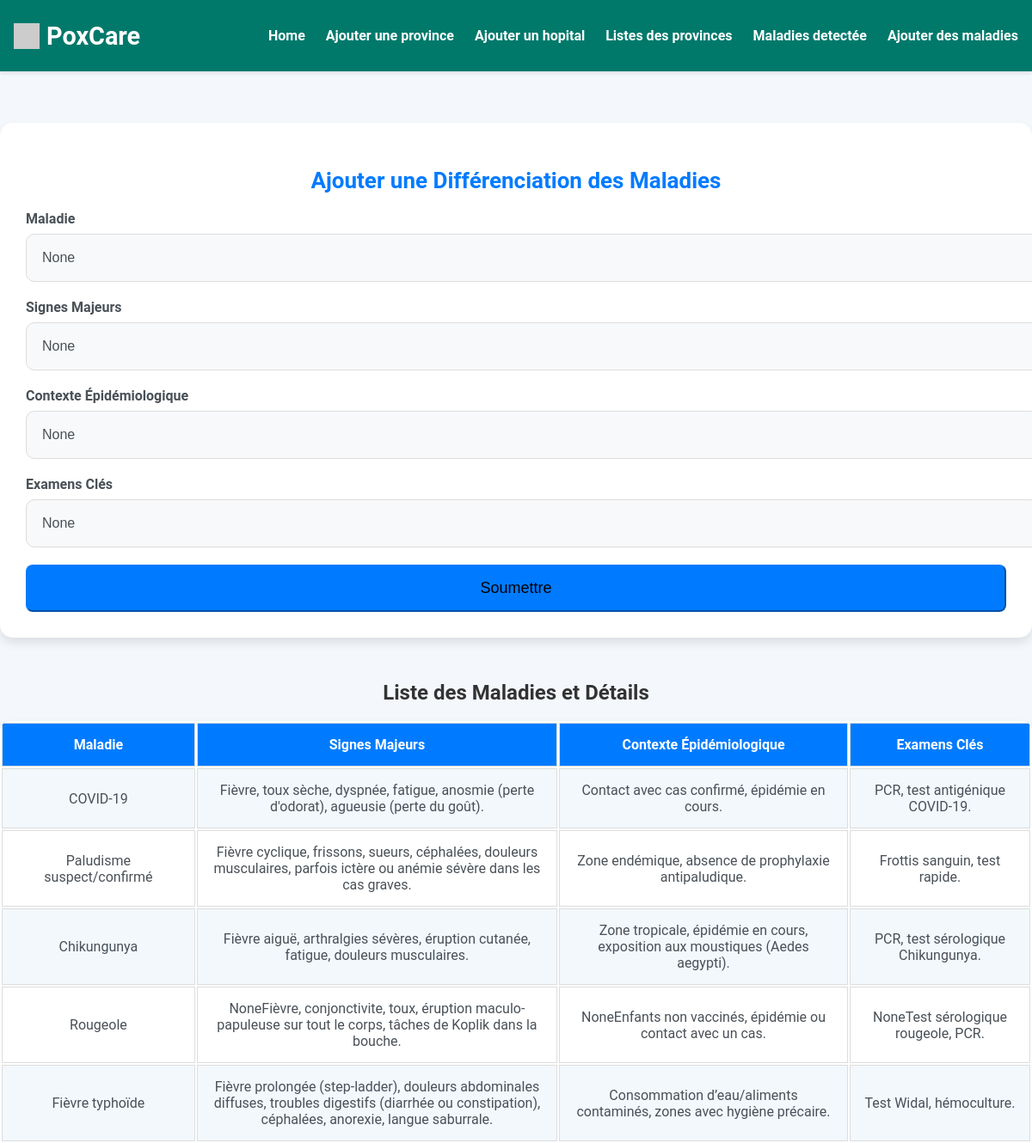
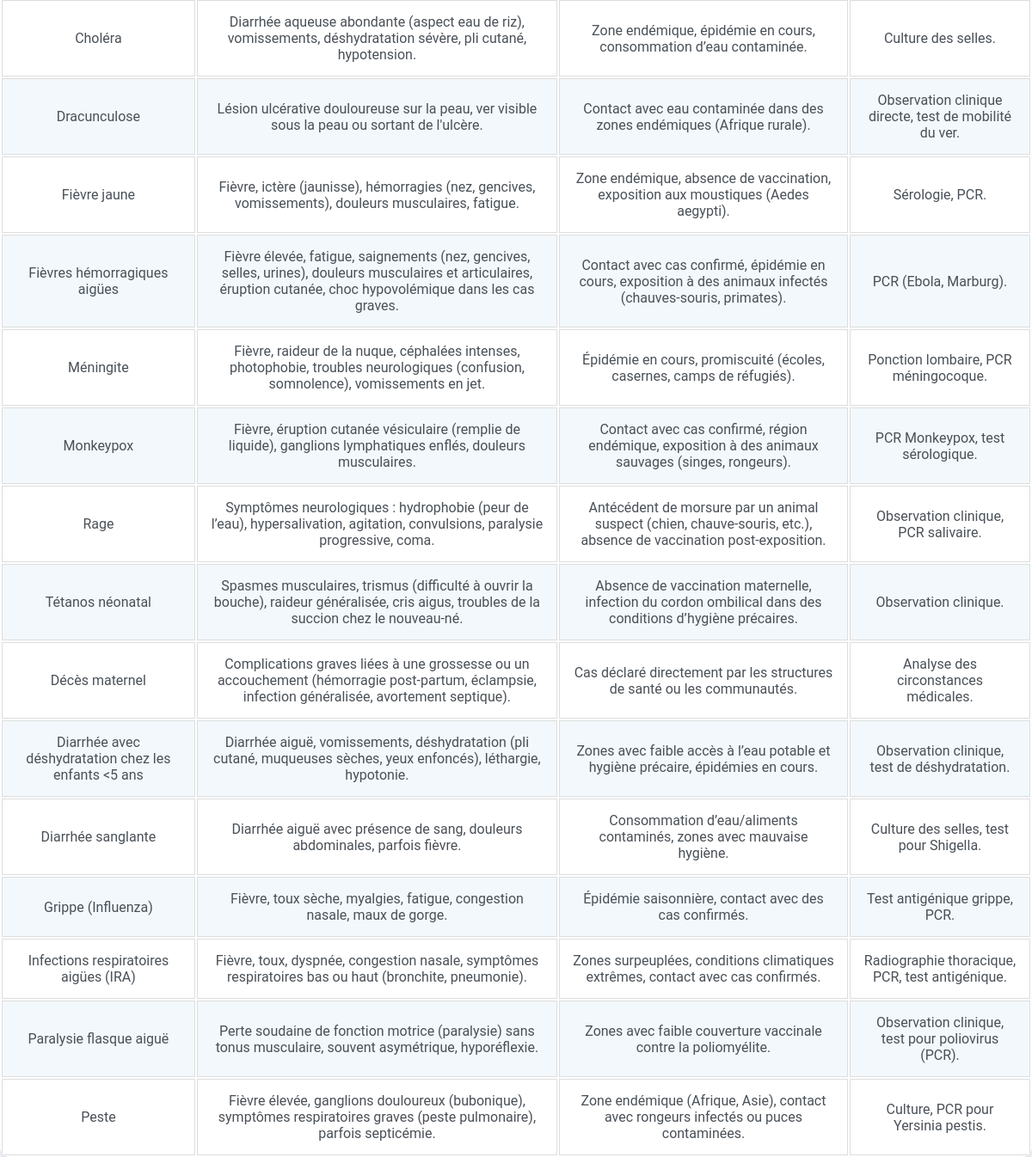
Screenshot of /add_differenciation/ with the database file from the repository (2 pictures, top to bottom).
### evaluation/models.py (models this page shows, shortened)
class DifferenciationMaladie(models.Model):
    maladie = models.CharField(max_length=200)
    signes_majeurs = models.TextField()
    contexte_epidemiologique = models.TextField()
    examens_cles = models.TextField()

### evaluation/views.py (the view)
# urls.py: path('add_differenciation/', views.add_differenciation_maladie, name='add_differenciation_maladie'),
def add_differenciation_maladie(request):
    if request.method == 'POST':
        form = DifferenciationMaladieForm(request.POST)
        if form.is_valid():
            maladie_nom = form.cleaned_data['maladie']
            if not DifferenciationMaladie.objects.filter(maladie=maladie_nom).exists():
                form.save()
                return redirect('add_differenciation_maladie')
            else:
                form.add_error('maladie', 'Cette maladie existe déjà.')  # Ajouter une erreur si la maladie existe déjà
    else:
        form = DifferenciationMaladieForm()
    maladies = DifferenciationMaladie.objects.all()
    return render(request, 'differenciation_maladie.html', {'form': form, 'maladies': maladies})

### evaluation/forms.py
class DifferenciationMaladieForm(forms.ModelForm):
    class Meta:
        model = DifferenciationMaladie
        fields = ['maladie', 'signes_majeurs', 'contexte_epidemiologique', 'examens_cles']
        widgets = {
            'maladie': forms.TextInput(attrs={'class': 'form-control', 'placeholder': 'Nom de la maladie'}),
            'signes_majeurs': forms.Textarea(attrs={'class': 'form-control', 'placeholder': 'Signes majeurs'}),
            'contexte_epidemiologique': forms.Textarea(attrs={'class': 'form-control', 'placeholder': 'Contexte épidémiologique'}),
            'examens_cles': forms.Textarea(attrs={'class': 'form-control', 'placeholder': 'Examens clés'}),
        }

### templates/differenciation_maladie.html (shortened to what this page needs)
{% extends "base_admin.html" %}
{% block content %}
    <div class="container">
        <div class="form-section">
            <h2>Ajouter une Différenciation des Maladies</h2>
            <form method="POST">
                <div class="form-group">
                    <label for="maladie">Maladie</label>
                    <input type="text" name="maladie" class="form-control" id="maladie" value="{{ form.maladie.value }}">
                </div>
                <div class="form-group">
                    <label for="signes_majeurs">Signes Majeurs</label>
                    <input type="text" name="signes_majeurs" class="form-control" id="signes_majeurs" value="{{ form.signes_majeurs.value }}">
                </div>
                <div class="form-group">
                    <label for="contexte_epidemiologique">Contexte Épidémiologique</label>
                    <input type="text" name="contexte_epidemiologique" class="form-control" id="contexte_epidemiologique" value="{{ form.contexte_epidemiologique.value }}">
                </div>
                <div class="form-group">
                    <label for="examens_cles">Examens Clés</label>
                    <input type="text" name="examens_cles" class="form-control" id="examens_cles" value="{{ form.examens_cles.value }}">
                </div>
                <button type="submit" class="btn btn-primary">Soumettre</button>
            </form>
        </div>
        <div class="table-section">
            <h2 class="text-center">Liste des Maladies et Détails</h2>
            <table class="table table-bordered table-striped">
                <thead>
                    <tr>
                        <th>Maladie</th>
                        <th>Signes Majeurs</th>
                        <th>Contexte Épidémiologique</th>
                        <th>Examens Clés</th>
                    </tr>
                </thead>
                <tbody>
                    {% for maladie in maladies %}
                        <tr>
                            <td>{{ maladie.maladie }}</td>
                            <td>{{ maladie.signes_majeurs }}</td>
                            <td>{{ maladie.contexte_epidemiologique }}</td>
                            <td>{{ maladie.examens_cles }}</td>
                        </tr>
                    {% empty %}
                        <tr>
                            <td colspan="4" class="text-center">Aucune donnée disponible.</td>
                        </tr>
                    {% endfor %}
                </tbody>
            </table>
        </div>
    </div>
</body>
{% endblock %}

### templates/base_admin.html (shortened to what this page needs)
<!DOCTYPE html>
<html lang="fr">
<head>
</head>
<body>
    <nav class="navbar">
        <div class="logo">
            <img src="https://via.placeholder.com/30?text=+" alt="EpidiaCare Icon"> PoxCare
        </div>
        <ul class="nav-links">
            <li><a href="{% url 'home_admin' %}">Home</a></li>
            <li><a href="{% url 'add_province' %}">Ajouter une province</a></li>
            <li><a href="{% url 'add_hopital' %}">Ajouter un hopital</a></li>
            <li><a href="{% url 'province_list' %}">Listes des provinces</a></li>
            <li><a href="{% url 'maladie_detectee_list' %}">Maladies detectée</a></li>
            <li><a href="{% url 'add_differenciation_maladie' %}">Ajouter des maladies</a></li>
        </ul>
    </nav>
    <main>
        {% block content %}{% endblock %}
</body>
</html>

### templates/base_admin.html (style rules this page uses)
body { margin: 0; font-family: 'Arial', sans-serif; background: #f9f9f9; color: #333; }
.navbar { background: #00796b; color: white; padding: 1rem; display: flex; justify-content: space-between; align-items: center; box-shadow: 0 2px 5px rgba(0, 0, 0, 0.1); }
.navbar .logo { font-size: 1.8rem; font-weight: bold; display: flex; align-items: center; gap: 0.5rem; }
.navbar .logo img { width: 30px; height: 30px; }
.nav-links { list-style: none; display: flex; gap: 1.5rem; }
.nav-links a { text-decoration: none; color: white; font-weight: bold; transition: color 0.3s ease; }

### templates/differenciation_maladie.html (style rules this page uses)
body { background-color: #f4f7fc; font-family: 'Roboto', sans-serif; color: #333; margin: 0; padding: 0; }
.container { margin-top: 60px; }
.form-section { background-color: #ffffff; padding: 30px; border-radius: 15px; box-shadow: 0 6px 12px rgba(0, 0, 0, 0.1); margin-bottom: 40px; }
.form-section h2 { text-align: center; color: #007bff; font-size: 26px; margin-bottom: 20px; }
.form-group { margin-bottom: 20px; }
.form-group label { font-size: 16px; font-weight: 600; color: #495057; margin-bottom: 8px; display: block; }
.form-control { border-radius: 10px; padding: 18px; border: 1px solid #ddd; font-size: 16px; background-color: #f8f9fa; color: #495057; width: 100%; }
.btn-primary { background-color: #007bff; border-color: #007bff; padding: 15px; font-size: 18px; border-radius: 8px; width: 100%; }
.table-section { margin-top: 50px; }
.table { background-color: #ffffff; border-radius: 12px; box-shadow: 0 6px 12px rgba(0, 0, 0, 0.1); width: 100%; overflow: hidden; }
.table th, .table td { text-align: center; vertical-align: middle; padding: 15px; font-size: 16px; border: 1px solid #ddd; }
.table th { background-color: #007bff; color: white; }
.table-striped tbody tr:nth-child(odd) { background-color: #f2f8fc; }
.table-striped tbody tr:nth-child(even) { background-color: #ffffff; }
.table td { color: #495057; }
.text-center { text-align: center; }

### rows the page displays
DifferenciationMaladie: maladie "COVID-19", signes_majeurs "Fièvre, toux sèche, dyspnée, fatigue, anosmie (perte d'odorat), agueusie (perte du goût).", contexte_epidemiologique "Contact avec cas confirmé, épidémie en cours.", examens_cles "PCR, test antigénique COVID-19."
DifferenciationMaladie: maladie "Paludisme suspect/confirmé", signes_majeurs "Fièvre cyclique, frissons, sueurs, céphalées, douleurs musculaires, parfois ictère ou anémie sévère dans les cas graves.", contexte_epidemiologique "Zone endémique, absence de prophylaxie antipaludique.", examens_cles "Frottis sanguin, test rapide."
DifferenciationMaladie: maladie "Chikungunya", signes_majeurs "Fièvre aiguë, arthralgies sévères, éruption cutanée, fatigue, douleurs musculaires.", contexte_epidemiologique "Zone tropicale, épidémie en cours, exposition aux moustiques (Aedes aegypti).", examens_cles "PCR, test sérologique Chikungunya."
DifferenciationMaladie: maladie "Rougeole", signes_majeurs "NoneFièvre, conjonctivite, toux, éruption maculo-papuleuse sur tout le corps, tâches de Koplik dans la bouche.", contexte_epidemiologique "NoneEnfants non vaccinés, épidémie ou contact avec un cas.", examens_cles "NoneTest sérologique rougeole, PCR."
DifferenciationMaladie: maladie "Fièvre typhoïde", signes_majeurs "Fièvre prolongée (step-ladder), douleurs abdominales diffuses, troubles digestifs (diarrhée ou constipation), céphalées, anorexie, langue saburrale.", contexte_epidemiologique "Consommation d’eau/aliments contaminés, zones avec hygiène précaire.", examens_cles "Test Widal, hémoculture."
DifferenciationMaladie: maladie "Choléra", signes_majeurs "Diarrhée aqueuse abondante (aspect eau de riz), vomissements, déshydratation sévère, pli cutané, hypotension.", contexte_epidemiologique "Zone endémique, épidémie en cours, consommation d’eau contaminée.", examens_cles "Culture des selles."
DifferenciationMaladie: maladie "Dracunculose", signes_majeurs "Lésion ulcérative douloureuse sur la peau, ver visible sous la peau ou sortant de l'ulcère.", contexte_epidemiologique "Contact avec eau contaminée dans des zones endémiques (Afrique rurale).", examens_cles "Observation clinique directe, test de mobilité du ver."
DifferenciationMaladie: maladie "Fièvre jaune", signes_majeurs "Fièvre, ictère (jaunisse), hémorragies (nez, gencives, vomissements), douleurs musculaires, fatigue.", contexte_epidemiologique "Zone endémique, absence de vaccination, exposition aux moustiques (Aedes aegypti).", examens_cles "Sérologie, PCR."
DifferenciationMaladie: maladie "Fièvres hémorragiques aigües", signes_majeurs "Fièvre élevée, fatigue, saignements (nez, gencives, selles, urines), douleurs musculaires et articulaires, éruption cutanée, choc hypovolémique dans les cas graves.", contexte_epidemiologique "Contact avec cas confirmé, épidémie en cours, exposition à des animaux infectés (chauves-souris, primates).", examens_cles "PCR (Ebola, Marburg)."
DifferenciationMaladie: maladie "Méningite", signes_majeurs "Fièvre, raideur de la nuque, céphalées intenses, photophobie, troubles neurologiques (confusion, somnolence), vomissements en jet.", contexte_epidemiologique "Épidémie en cours, promiscuité (écoles, casernes, camps de réfugiés).", examens_cles "Ponction lombaire, PCR méningocoque."
DifferenciationMaladie: maladie "Monkeypox", signes_majeurs "Fièvre, éruption cutanée vésiculaire (remplie de liquide), ganglions lymphatiques enflés, douleurs musculaires.", contexte_epidemiologique "Contact avec cas confirmé, région endémique, exposition à des animaux sauvages (singes, rongeurs).", examens_cles "PCR Monkeypox, test sérologique."
DifferenciationMaladie: maladie "Rage", signes_majeurs "Symptômes neurologiques : hydrophobie (peur de l’eau), hypersalivation, agitation, convulsions, paralysie progressive, coma.", contexte_epidemiologique "Antécédent de morsure par un animal suspect (chien, chauve-souris, etc.), absence de vaccination post-exposition.", examens_cles "Observation clinique, PCR salivaire."
DifferenciationMaladie: maladie "Tétanos néonatal", signes_majeurs "Spasmes musculaires, trismus (difficulté à ouvrir la bouche), raideur généralisée, cris aigus, troubles de la succion chez le nouveau-né.", contexte_epidemiologique "Absence de vaccination maternelle, infection du cordon ombilical dans des conditions d’hygiène précaires.", examens_cles "Observation clinique."
DifferenciationMaladie: maladie "Décès maternel", signes_majeurs "Complications graves liées à une grossesse ou un accouchement (hémorragie post-partum, éclampsie, infection généralisée, avortement septique).", contexte_epidemiologique "Cas déclaré directement par les structures de santé ou les communautés.", examens_cles "Analyse des circonstances médicales."
DifferenciationMaladie: maladie "Diarrhée avec déshydratation chez les enfants <5 ans", signes_majeurs "Diarrhée aiguë, vomissements, déshydratation (pli cutané, muqueuses sèches, yeux enfoncés), léthargie, hypotonie.", contexte_epidemiologique "Zones avec faible accès à l’eau potable et hygiène précaire, épidémies en cours.", examens_cles "Observation clinique, test de déshydratation."
DifferenciationMaladie: maladie "Diarrhée sanglante", signes_majeurs "Diarrhée aiguë avec présence de sang, douleurs abdominales, parfois fièvre.", contexte_epidemiologique "Consommation d’eau/aliments contaminés, zones avec mauvaise hygiène.", examens_cles "Culture des selles, test pour Shigella."
DifferenciationMaladie: maladie "Grippe (Influenza)", signes_majeurs "Fièvre, toux sèche, myalgies, fatigue, congestion nasale, maux de gorge.", contexte_epidemiologique "Épidémie saisonnière, contact avec des cas confirmés.", examens_cles "Test antigénique grippe, PCR."
DifferenciationMaladie: maladie "Infections respiratoires aigües (IRA)", signes_majeurs "Fièvre, toux, dyspnée, congestion nasale, symptômes respiratoires bas ou haut (bronchite, pneumonie).", contexte_epidemiologique "Zones surpeuplées, conditions climatiques extrêmes, contact avec cas confirmés.", examens_cles "Radiographie thoracique, PCR, test antigénique."
DifferenciationMaladie: maladie "Paralysie flasque aiguë", signes_majeurs "Perte soudaine de fonction motrice (paralysie) sans tonus musculaire, souvent asymétrique, hyporéflexie.", contexte_epidemiologique "Zones avec faible couverture vaccinale contre la poliomyélite.", examens_cles "Observation clinique, test pour poliovirus (PCR)."
DifferenciationMaladie: maladie "Peste", signes_majeurs "Fièvre élevée, ganglions douloureux (bubonique), symptômes respiratoires graves (peste pulmonaire), parfois septicémie.", contexte_epidemiologique "Zone endémique (Afrique, Asie), contact avec rongeurs infectés ou puces contaminées.", examens_cles "Culture, PCR pour Yersinia pestis."
